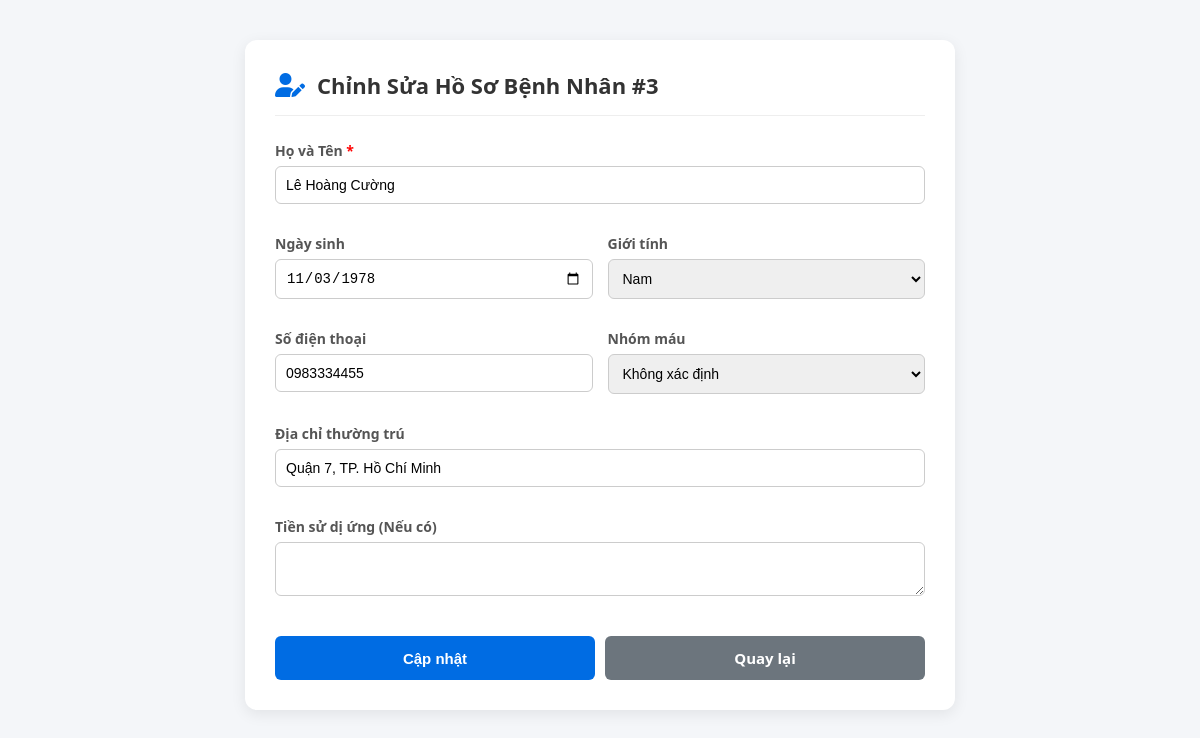
/backend/admin/edit_patient.php?id=3, run on the app's committed database.
### tables this page shows
CREATE TABLE IF NOT EXISTS `benhnhan` (
  `MaBenhNhan` int UNSIGNED NOT NULL AUTO_INCREMENT,
  `MaUser` int UNSIGNED DEFAULT NULL,
  `HoTen` varchar(100) NOT NULL,
  `NgaySinh` date DEFAULT NULL,
  `GioiTinh` enum('Nam','Nu','Khac') DEFAULT NULL,
  `SoDienThoai` varchar(15) DEFAULT NULL,
  `DiaChi` varchar(255) DEFAULT NULL,
  `NhomMau` varchar(10) DEFAULT NULL,
  `DiUng` text,
  PRIMARY KEY (`MaBenhNhan`),
  KEY `benhnhan_mauser_foreign` (`MaUser`)
);

### backend/admin/edit_patient.php (the view, shortened to what this page needs)
<?php
include '../config/connect.php';
$row = [];
if (isset($_GET['id'])) {
    $ma_bn = $conn->real_escape_string($_GET['id']);
    $res = $conn->query("SELECT * FROM benhnhan WHERE MaBenhNhan = '$ma_bn'");
    if ($res && $res->num_rows > 0) {
        $row = $res->fetch_assoc();
    } else {
        echo "Không tìm thấy bệnh nhân!";
        exit();
    }
} else {
    header("Location: ../../frontend/admin/admin.php?page=patients");
    exit();
}
?>
<!DOCTYPE html>
<html lang="vi">
<head>
    <link rel="stylesheet" href="css/patient.css">
    <link rel="stylesheet" href="https://cdnjs.cloudflare.com/ajax/libs/font-awesome/6.0.0/css/all.min.css">
</head>
<body>
<div class="form-card">
    <div class="form-header">
        <i class="fas fa-user-edit"></i>
        <h2>Chỉnh Sửa Hồ Sơ Bệnh Nhân #<?= $row['MaBenhNhan'] ?></h2>
    </div>
    <form method="POST" action="">
        <div class="form-grid">
            <div class="form-group full-width">
                <label for="HoTen">Họ và Tên <span style="color:red">*</span></label>
                <input type="text" id="HoTen" name="HoTen" value="<?= htmlspecialchars($row['HoTen']) ?>" required>
            </div>
            <div class="form-group">
                <label for="NgaySinh">Ngày sinh</label>
                <input type="date" id="NgaySinh" name="NgaySinh" value="<?= $row['NgaySinh'] ?>">
            </div>
            <div class="form-group">
                <label for="GioiTinh">Giới tính</label>
                <select id="GioiTinh" name="GioiTinh">
                    <option value="Nam" <?= $row['GioiTinh'] == 'Nam' ? 'selected' : '' ?>>Nam</option>
                </select>
            </div>
            <div class="form-group">
                <label for="SoDienThoai">Số điện thoại</label>
                <input type="text" id="SoDienThoai" name="SoDienThoai" value="<?= htmlspecialchars($row['SoDienThoai'] ?? '') ?>">
            </div>
            <div class="form-group">
                <label for="NhomMau">Nhóm máu</label>
                <select id="NhomMau" name="NhomMau">
                    <option value="">Không xác định</option>
                </select>
            </div>
            <div class="form-group full-width">
                <label for="DiaChi">Địa chỉ thường trú</label>
                <input type="text" id="DiaChi" name="DiaChi" value="<?= htmlspecialchars($row['DiaChi'] ?? '') ?>">
            </div>
            <div class="form-group full-width">
                <label for="DiUng">Tiền sử dị ứng (Nếu có)</label>
                <textarea id="DiUng" name="DiUng" rows="2"><?= htmlspecialchars($row['DiUng'] ?? '') ?></textarea>
            </div>
        </div>
        <div class="btn-action-group">
            <button type="submit" class="btn btn-save">Cập nhật</button>
            <a href="../../frontend/admin/admin.php?page=patients" class="btn btn-cancel">Quay lại</a>
        </div>
    </form>
</div>
</body>
</html>

### backend/admin/css/patient.css (style rules this page uses)
:root { --primary: #006ce3; --bg: #f4f6f9; --text: #333; }
body { font-family: 'Segoe UI', Arial, sans-serif; background-color: var(--bg); margin: 0; padding: 40px 20px; display: flex; justify-content: center; }
.form-card { background: #fff; padding: 30px; border-radius: 12px; box-shadow: 0 4px 15px rgba(0,0,0,0.08); max-width: 650px; width: 100%; }
.form-header { display: flex; align-items: center; gap: 12px; margin-bottom: 25px; border-bottom: 1px solid #eee; padding-bottom: 15px; }
.form-header i { font-size: 24px; color: var(--primary); }
.form-header h2 { margin: 0; font-size: 22px; color: var(--text); }
.form-grid { display: grid; grid-template-columns: 1fr 1fr; gap: 15px; }
.full-width { grid-column: span 2; }
.form-group { margin-bottom: 15px; }
.form-group label { display: block; margin-bottom: 6px; font-weight: 600; color: #555; font-size: 14px; }
.form-group input, .form-group select, .form-group textarea { width: 100%; padding: 10px; border: 1px solid #ccc; border-radius: 6px; box-sizing: border-box; font-size: 14px; transition: 0.2s; }
.btn-action-group { display: flex; gap: 10px; margin-top: 20px; }
.btn { flex: 1; padding: 12px; border: none; border-radius: 6px; cursor: pointer; font-weight: bold; text-align: center; text-decoration: none; font-size: 15px; transition: 0.2s; }
.btn-save { background: var(--primary); color: white; }
.btn-cancel { background: #6c757d; color: white; }

### data on the page
benhnhan: MaBenhNhan "3", HoTen "Lê Hoàng Cường", NgaySinh "11/03/1978", GioiTinh "Nam", SoDienThoai "0983334455", DiaChi "Quận 7, TP. Hồ Chí Minh"
